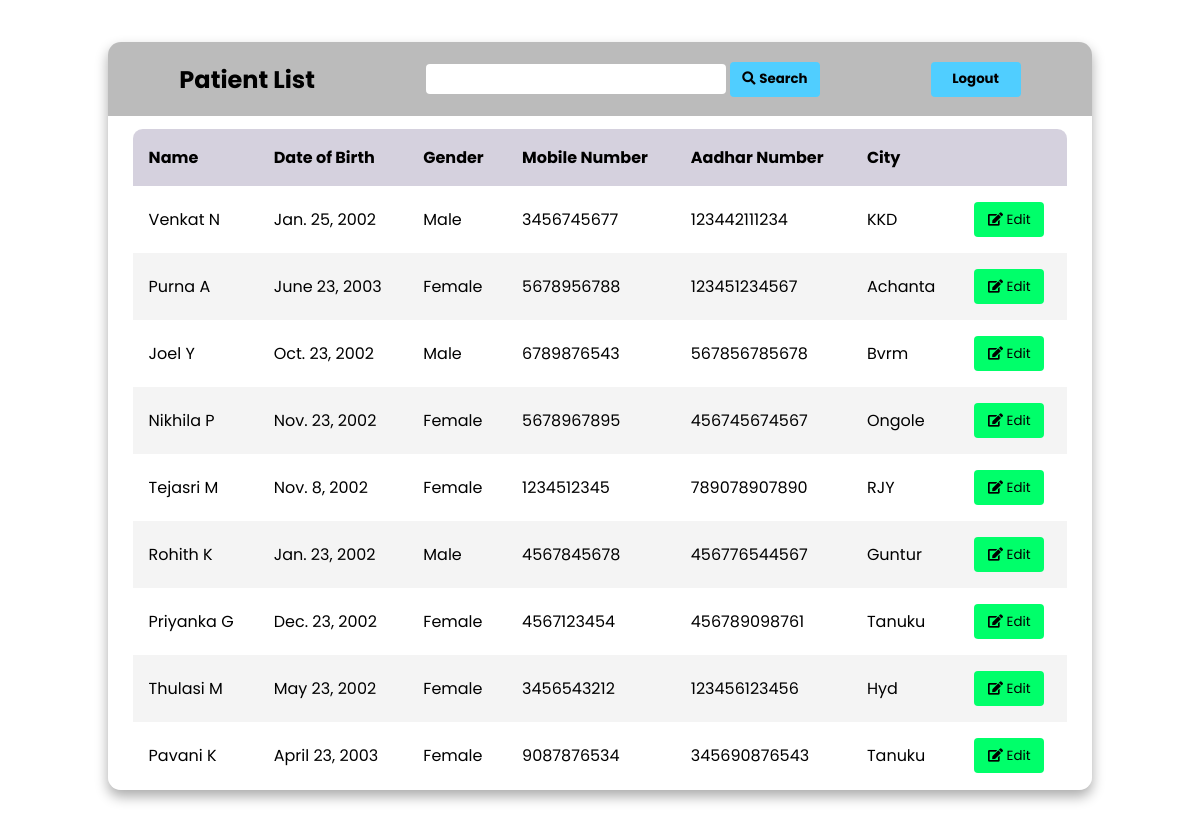
The app's page /presidentPatientView/ with its own data.
### Hospital/models.py (models this page shows)
class Patient(models.Model):
    name = models.CharField('Doctor Name', max_length=100)
    firstName = models.CharField('First Name', max_length=50)
    lastName = models.CharField('last Name', max_length=50)
    dateOfBirth = models.DateField(default=date.today())
    gender = models.CharField('Gender', max_length=50, default='Male')
    email = models.EmailField('Email', max_length=100, null=True)
    mobileNumber = models.CharField('Mobile Number', max_length=13)
    aadharNumber = models.CharField('Aadhar Number', max_length=15)
    city = models.CharField('City', max_length=50)
    symptoms = models.CharField('Symptoms',max_length=100,default="None")
    diagnosis = models.CharField('Diagnosis', max_length=100,default="None")
    prescription = models.CharField('Prescription', max_length=100,default="None")

### Hospital/views.py (the view)
# urls.py: path('presidentPatientView/', president_patient_view),
def president_patient_view(request):
    patients = Patient.objects.all()
    if (request.method == 'POST'):
        patients = Patient.objects.annotate().filter(
            name__icontains=request.POST['searchPatient'])
    return render(request, 'President/president_patient_view.html', {'patients': patients})

### templates/President/president_patient_view.html (shortened to what this page needs)
{% load static %}
<html lang="en">
<head>
    <link rel="stylesheet" href="{% static 'css/president_doctor_patient.css' %}">
    <link rel="stylesheet" href="https://cdnjs.cloudflare.com/ajax/libs/font-awesome/5.15.3/css/all.min.css"/>
</head>
<body>
    <main class="table">
        <section class="table_header">
            <h1>Patient List</h1>
            <form action="" method="post">
                <input type="search" name="searchPatients" id="">
                <button type="submit" class="btn btn-search"><i class="fa fa-search" aria-hidden="true"></i> <strong>Search</strong> </button>
            </form>
            <a href="/presidentLogout"><button class="btn btn-search"><strong>Logout</strong></button></a>
        </section>
        <section class="table_body">
            <table >
                <thead>
                    <tr>
                        <th>Name</th>
                        <th>Date of Birth</th>
                        <th>Gender</th>
                        <th>Mobile Number</th>
                        <th>Aadhar Number</th>
                        <th>City</th>
                        <th></th>
                    </tr>
                </thead>
                <tbody>
                    {% for member in patients %}
                    <tr>
                        <td>{{ member.name }}</td>
                        <td>{{ member.dateOfBirth }}</td>
                        <td>{{ member.gender }}</td>
                        <td>{{ member.mobileNumber }}</td>
                        <td>{{ member.aadharNumber }}</td>
                        <td>{{ member.city }}</td>
                        <td><a><button class="btn btn-edit" style="width: 70px;"> <i class="fa fa-edit"></i> Edit</button></a></td>
                    </tr>
                    {% endfor %}
                </tbody>
            </table>
        </section>
    </main>
</body>
</html>

### static/css/president_doctor_patient.css (style rules this page uses)
* { margin: 0; padding: 0; box-sizing: border-box; font-family: "Poppins","sans-serif"; }
body { min-height: 100vh; display: flex; justify-content: center; align-items: center; min-height: 100vh; background: url('https://img.freepik.com/free-vector/national-doctor-s-day-hand-drawn-background_23-2149438164.jpg?w=1060&t=st=1694806426~exp=1694807026~hmac=6376b595b805c149273e5e85b00d1caf457a5115c41f25eee5608ac071fe0deb') center / cover; }
main.table { width: 82vw; height: 90vh; background-color: #fff5; backdrop-filter: blur(7px); border-radius: .8rem; box-shadow: 0 .4rem .8rem #0005; overflow: hidden; }
.table_header { width: 100%; height: 10%; background-color: #0004; padding: .8rem 1rem; display: flex; justify-content: space-around; align-items: center; }
input { width: 300px; height:30px; border-radius: 4px; padding: 2%; border: none; }
.btn { border-radius: 4px; height: 35px; border: none; cursor: pointer; }
.btn-search { width: 90px; background-color: rgb(80, 206, 255); }
.btn-edit { background-color: rgb(0, 255, 106); }
.table_body { width: 95%; max-height: calc(89% - .8rem); background-color: #fffb; margin: .8rem auto; border-radius: .6rem; overflow: auto; }
thead th { position: sticky; top: 0; left: 0; background-color: #d5d1defe; }
table { width: 100%; }
table , th , td { border-collapse: collapse; padding: 1rem; text-align: left; }
tbody tr:nth-child(even) { background-color: #0000000b; }

### records on screen
Patient: name "Venkat N", dateOfBirth "Jan. 25, 2002", gender "Male", mobileNumber "3456745677", aadharNumber "123442111234", city "KKD"
Patient: name "Purna A", dateOfBirth "June 23, 2003", gender "Female", mobileNumber "5678956788", aadharNumber "123451234567", city "Achanta"
Patient: name "Joel Y", dateOfBirth "Oct. 23, 2002", gender "Male", mobileNumber "6789876543", aadharNumber "567856785678", city "Bvrm"
Patient: name "Nikhila P", dateOfBirth "Nov. 23, 2002", gender "Female", mobileNumber "5678967895", aadharNumber "456745674567", city "Ongole"
Patient: name "Tejasri M", dateOfBirth "Nov. 8, 2002", gender "Female", mobileNumber "1234512345", aadharNumber "789078907890", city "RJY"
Patient: name "Rohith K", dateOfBirth "Jan. 23, 2002", gender "Male", mobileNumber "4567845678", aadharNumber "456776544567", city "Guntur"
Patient: name "Priyanka G", dateOfBirth "Dec. 23, 2002", gender "Female", mobileNumber "4567123454", aadharNumber "456789098761", city "Tanuku"
Patient: name "Thulasi M", dateOfBirth "May 23, 2002", gender "Female", mobileNumber "3456543212", aadharNumber "123456123456", city "Hyd"
Patient: name "Pavani K", dateOfBirth "April 23, 2003", gender "Female", mobileNumber "9087876534", aadharNumber "345690876543", city "Tanuku"
